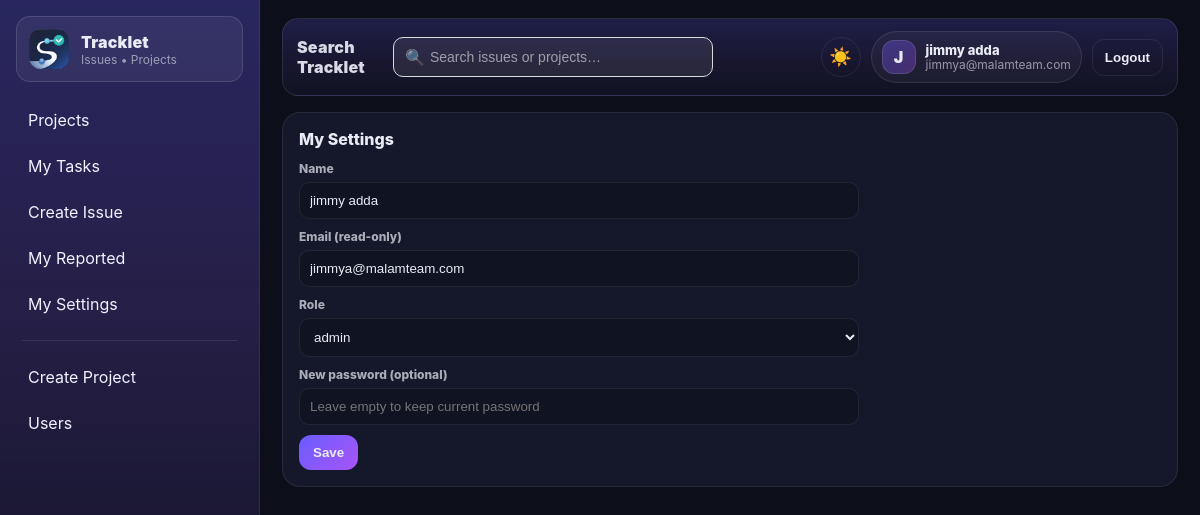
/settings (signed in), run on the app's committed database.
### tables this page shows
CREATE TABLE users (
  id INTEGER PRIMARY KEY AUTOINCREMENT,
  email TEXT NOT NULL UNIQUE,
  password_hash TEXT NOT NULL,
  name TEXT NOT NULL,
  role TEXT NOT NULL DEFAULT 'user',     -- admin|pm|user
  photo_path TEXT,
  is_active INTEGER NOT NULL DEFAULT 1,
  created_at TEXT NOT NULL DEFAULT (datetime('now'))
);

CREATE TABLE roles (
  id INTEGER PRIMARY KEY AUTOINCREMENT,
  name TEXT NOT NULL UNIQUE,
  is_active INTEGER NOT NULL DEFAULT 1,
  created_at TEXT NOT NULL DEFAULT (datetime('now'))
);

### app.py (the view)
@app.get("/settings")
@login_required
def my_settings():
    return render_template(
        "my_settings.html",
        me=get_user_by_id(int(current_user.id)),
        roles=list_roles_active(),
    )

### TrackletDB.py (called while the page is built)
def get_db_path() -> str:
    return settings.DB_PATH

def _ensure_parent(db_path: str) -> None:
    Path(db_path).parent.mkdir(parents=True, exist_ok=True)

def get_connection() -> sqlite3.Connection:
    db_path = get_db_path()
    _ensure_parent(db_path)
    conn = sqlite3.connect(db_path, detect_types=sqlite3.PARSE_DECLTYPES)
    conn.row_factory = sqlite3.Row
    conn.execute("PRAGMA foreign_keys = ON;")
    conn.execute("PRAGMA journal_mode = WAL;")
    return conn

def db_read_one(sql: str, params: tuple[Any, ...] = ()) -> Optional[sqlite3.Row]:
    conn = get_connection()
    try:
        cur = conn.cursor()
        cur.execute(sql, params)
        return cur.fetchone()
    finally:
        conn.close()

def db_read_all(sql: str, params: tuple[Any, ...] = ()) -> list[sqlite3.Row]:
    conn = get_connection()
    try:
        cur = conn.cursor()
        cur.execute(sql, params)
        return cur.fetchall()
    finally:
        conn.close()

def get_user_by_id(user_id: int) -> Optional[sqlite3.Row]:
    return db_read_one("SELECT * FROM users WHERE id=? AND is_active=1", (user_id,))

def list_roles_active() -> list[sqlite3.Row]:
    return db_read_all("SELECT id, name FROM roles WHERE is_active=1 ORDER BY name")

### app.py (called while the page is built)
@app.context_processor
def inject_settings():
    return {"settings": settings}

@login_manager.user_loader
def load_user(user_id: str):
    row = get_user_by_id(int(user_id))
    return User(row) if row else None

@app.context_processor
def inject_helpers():
    def due_class(due_date_str, status):
        if not due_date_str or status == "closed":
            return ""
        try:
            y, m, d = map(int, str(due_date_str)[:10].split("-"))
            due = date(y, m, d)
        except Exception:
            return ""
        today = date.today()
        if due < today:
            return "row-overdue"       # red
        if due == today:
            return "row-due-today"     # yellow
        return ""
    return {"due_class": due_class}

    @property
    def is_active(self):
        return self._is_active

### templates/my_settings.html
{% extends "layout.html" %}
{% set title = "My Settings" %}
{% block content %}
<div class="card">
  <div class="card-title">My Settings</div>
  <form method="post" action="{{ url_for('my_settings_post') }}" style="max-width:560px;">
    <label class="label">Name</label>
    <input name="name" value="{{ me.name }}" required>
    <label class="label">Email (read-only)</label>
    <input value="{{ me.email }}" disabled>
    <label class="label">Role</label>
    <select name="role" required>
      {% for r in roles %}
        <option value="{{ r.name }}" {% if r.name == me.role %}selected{% endif %}>{{ r.name }}</option>
      {% endfor %}
    </select>
    <label class="label">New password (optional)</label>
    <input name="password" placeholder="Leave empty to keep current password">
    <button class="btn btn-primary" type="submit" style="margin-bottom:0;">Save</button>
  </form>
</div>
{% endblock %}

### templates/layout.html (shortened to what this page needs)
<!doctype html>
<html>
<head>
  <link rel="stylesheet" href="{{ url_for('static', filename='app.css') }}">
</head>
<body>
  <div class="app">
    <aside class="sidebar">
      <a class="brand" href="{{ url_for('my_tasks') }}">
        <img class="brand-img" src="{{ url_for('static', filename='img/tracklet_icon_128.png') }}" alt="Tracklet" />
        <div class="brand-text">
          <div class="brand-title">Tracklet</div>
          <div class="brand-sub">Issues • Projects</div>
        </div>
      </a>
    <nav class="nav">
      <a class="navlink" href="{{ url_for('projects_list') }}">Projects</a>
      <a class="navlink" href="{{ url_for('my_tasks') }}">My Tasks</a>
      <a class="navlink" href="{{ url_for('issue_new') }}">Create Issue</a>
      <a class="navlink" href="{{ url_for('my_reported') }}">My Reported</a>
      <a class="navlink" href="{{ url_for('my_settings') }}">My Settings</a>
      {% if current_user.is_authenticated and current_user.role == 'admin' %}
        <div class="nav-sep"></div>
        <a class="navlink" href="{{ url_for('admin_projects') }}">Create Project</a>
        <a class="navlink" href="{{ url_for('admin_users') }}">Users</a>
      {% endif %}
    </nav>
    </aside>
    <main class="main">
<div class="topbar">
  <div class="topbar-left">
    <div class="app-title">Search <br> Tracklet</div>
        <form class="topbar-search with-icon" method="get" action="{{ url_for('search') }}">
          <input
            class="search-input"
            name="q"
            placeholder="Search issues or projects…"
            value="{{ request.args.get('q','') }}"
          >
        </form>
  </div>
  {% if current_user.is_authenticated %}
  <div class="topbar-right">
<button class="theme-toggle" id="themeToggle" type="button" aria-label="Toggle theme">
  <span class="icon-sun">☀️</span>
</button>
    <div class="user-chip">
      <div class="user-avatar">{{ (current_user.name or "U")[:1] | upper }}</div>
      <div class="user-meta">
        <div class="user-name">{{ current_user.name }}</div>
        <div class="user-email">{{ current_user.email }}</div>
      </div>
    </div>
    <form method="post" action="{{ url_for('logout') }}">
      <button class="btn btn-ghost btn-topbar" type="submit">Logout</button>
    </form>
  </div>
  {% endif %}
</div>
      {% block content %}{% endblock %}
    </main>
  </div>
</body>
</html>

### templates/layout.html (style rules this page uses)
.theme-toggle { display: inline-flex; align-items: center; justify-content: center; width: 40px; height: 40px; border-radius: 999px; border: 1px solid var(--border); background: transparent; cursor: pointer; transition: background .2s ease, border-color .2s ease; margin-bottom: 0; }
.theme-toggle span { font-size: 18px; line-height: 1; }

### data on the page
users: name "J", name "jimmy adda", email "jimmya@malamteam.com", role "admin"
